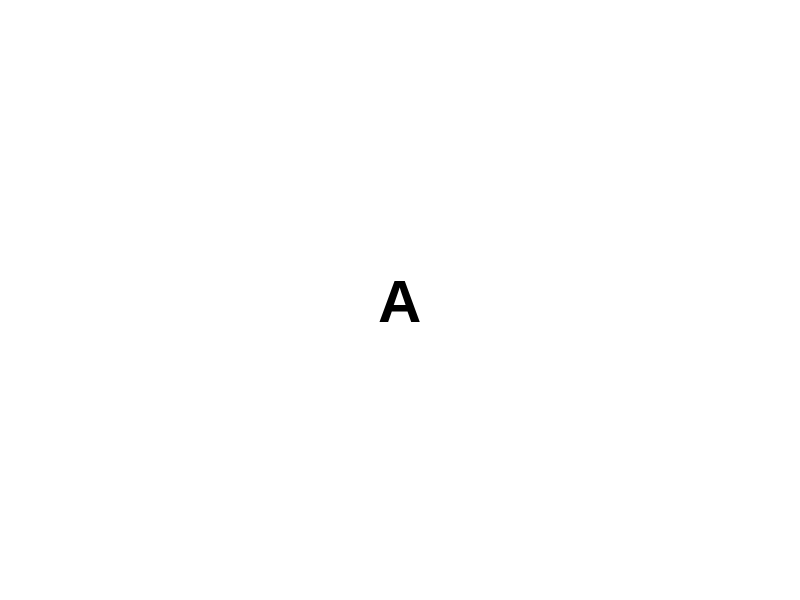

This figure's MATLAB source: (Note: this script raises an error after producing the figure.)
function run_tests(repoDir)
%RUN_TESTS Unit and end-to-end checks for the plate recognition code.
%   RUN_TESTS runs every check against the code in the repository root.
%   It generates its own car images and character templates in a
%   temporary folder, so no data files are needed.
if nargin < 1
    repoDir = fileparts(fileparts(mfilename('fullpath')));
end
addpath(repoDir);
work = tempname; mkdir(work); cd(work);
cleanup = onCleanup(@() cd(tempdir));
fails = 0;

% ---- 1. Build templates from rendered glyphs ----
mkdir('templates');
alphabet = ['A':'Z' '0':'9'];
for c = alphabet
    imwrite(renderText(c, 60), fullfile('templates', [c '.png']));
end
createTemplates('templates');
clear readLetter   % reset persistent cache

% ---- 2. readLetter on each glyph, after segmenting it like a plate ----
wrong = '';
for c = alphabet
    g = renderText(c, 60);
    bw = ~imbinarize(g); bw = bwareaopen(bw, 5);
    s = regionprops(bw, 'Image', 'Area'); [~, i] = max([s.Area]);
    got = readLetter(s(i).Image);
    if got ~= c, wrong(end+1) = c; end %#ok<AGROW>
end
fails = fails + check(isempty(wrong), sprintf('readLetter glyphs (wrong: %s)', wrong));

% ---- 3. Blank input returns '?' rather than crashing ----
fails = fails + check(readLetter(false(42, 24)) == '?', 'blank input -> ?');
fails = fails + check(readLetter(true(42, 24)) == '?', 'solid input -> ?');

% ---- 4. Ties return one answer, not an error ----
t = load('NewTemplates.mat');
NewTemplates = [t.NewTemplates t.NewTemplates(1)];
TemplateLabels = [t.TemplateLabels t.TemplateLabels(1)];
save('NewTemplates.mat', 'NewTemplates', 'TemplateLabels');
clear readLetter
fails = fails + check(readLetter(t.NewTemplates{1}) == t.TemplateLabels(1), 'duplicate template tie');

% ---- 5. Old-format file (no labels, 48+ templates) uses legacy order ----
NewTemplates = repmat({false(42, 24)}, 1, 52);
NewTemplates{9} = t.NewTemplates{t.TemplateLabels == 'F'};   % index 9 = 'F'
NewTemplates{50} = t.NewTemplates{t.TemplateLabels == '0'};  % >48 = '0'
save('NewTemplates.mat', 'NewTemplates');
clear readLetter
fails = fails + check(readLetter(NewTemplates{9}) == 'F', 'legacy index 9 -> F');
fails = fails + check(readLetter(NewTemplates{50}) == '0', 'legacy index 50 -> 0');

% ---- 6. 1-bit (logical) template images are accepted ----
mkdir('bitTemplates');
for c = alphabet
    imwrite(imbinarize(renderText(c, 60)), fullfile('bitTemplates', [c '.png']));
end
try
    evalc('createTemplates(''bitTemplates'', ''bit.mat'')'); ok = true;
catch
    ok = false;
end
fails = fails + check(ok, '1-bit template images');

% ---- 7. Full pipeline on synthetic car images ----
movefile('NewTemplates.mat', 'old.mat'); createTemplates('templates'); clear readLetter
plates = {'MH12AB3456', 'KA05MN2024', 'DL8CX9137'};
sizes = [480 640; 768 1024; 300 400];
for k = 1:numel(plates)
    img = makeCar(plates{k}, sizes(k, :));
    imageFile = sprintf('car%d.png', k);
    imwrite(img, imageFile);
    out = evalc('runMain(imageFile)');
    got = strtrim(regexprep(out, '.*Number plate:\s*', ''));
    fails = fails + check(strcmp(got, plates{k}), ...
        sprintf('pipeline %dx%d: expected %s, got %s', sizes(k, 2), sizes(k, 1), plates{k}, got));
end

% ---- 8. Grayscale input no longer crashes ----
imwrite(rgb2gray(makeCar('AB12CD3456', [480 640])), 'gray.png');
out = evalc('runMain(''gray.png'')');
fails = fails + check(contains(out, 'AB12CD3456'), 'grayscale input');

% ---- 9. Missing image gives a clear error ----
try
    runMain('missing.png'); ok = false;
catch e
    ok = strcmp(e.identifier, 'PBL_No_Plate:noImage');
end
fails = fails + check(ok, 'missing image error');

close all force
fprintf('\n%d failure(s)\n', fails);
if fails
    error('run_tests:failed', '%d test(s) failed.', fails);
end
end

function runMain(imageFile) %#ok<INUSD>
PBL_No_Plate
end

function f = check(ok, name)
if ok, fprintf('PASS  %s\n', name); else, fprintf('FAIL  %s\n', name); end
f = ~ok;
end

function g = renderText(str, h)
% Render black text on white as a grayscale image, height ~h px.
w = round(h * 0.75 * numel(str)) + h;
fig = figure('Visible', 'off', 'Units', 'pixels', 'Position', [0 0 w h * 1.6], 'Color', 'w');
ax = axes(fig, 'Position', [0 0 1 1], 'Visible', 'off', 'XLim', [0 1], 'YLim', [0 1]);
text(ax, 0.5, 0.5, str, 'FontName', 'Arial', 'FontWeight', 'bold', 'FontUnits', 'pixels', ...
    'FontSize', h, 'HorizontalAlignment', 'center', 'VerticalAlignment', 'middle', 'Color', 'k');
fr = getframe(fig); close(fig);
g = rgb2gray(fr.cdata);
[r, c] = find(g < 128);
pad = round(h * 0.15);
g = g(max(1, min(r) - pad):min(end, max(r) + pad), max(1, min(c) - pad):min(end, max(c) + pad));
end

function img = makeCar(plateText, sz)
H = sz(1); W = sz(2);
rng(1);
img = uint8(150 + 20 * randn(H, W, 3));                       % noisy scene
body = [round(H * 0.3) round(H * 0.9) round(W * 0.15) round(W * 0.85)];
img(body(1):body(2), body(3):body(4), 1) = 140;               % red car body
img(body(1):body(2), body(3):body(4), 2) = 30;
img(body(1):body(2), body(3):body(4), 3) = 30;
txt = renderText(plateText, round(H * 0.06));
pl = 255 * ones(size(txt, 1) + 8, size(txt, 2) + 8, 'uint8');  % white plate
pl(5:end-4, 5:end-4) = txt;
pl([1:2 end-1:end], :) = 0; pl(:, [1:2 end-1:end]) = 0;        % black frame
r0 = round(H * 0.7); c0 = round(W / 2 - size(pl, 2) / 2);
img(r0:r0 + size(pl, 1) - 1, c0:c0 + size(pl, 2) - 1, :) = repmat(pl, 1, 1, 3);
end
